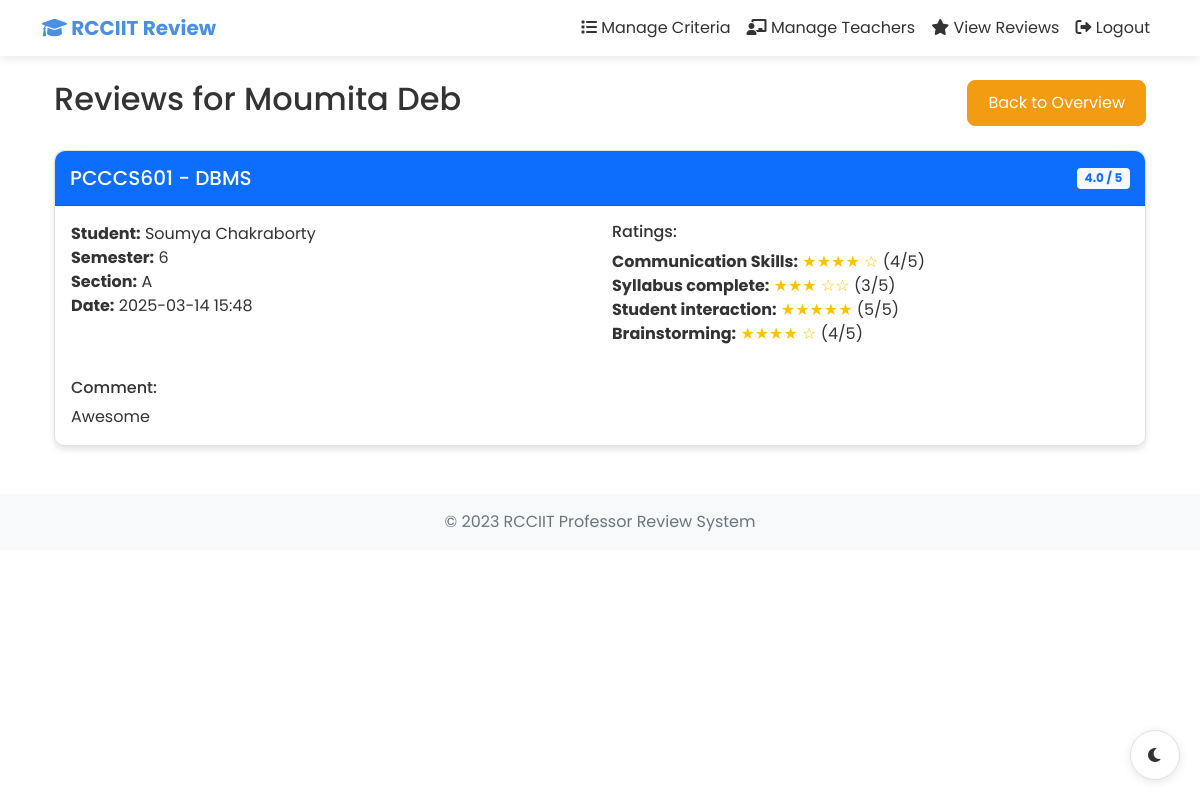
The app's page /hod/teacher-reviews/1 (signed in) with its own data.
### models.py (models this page shows, shortened)
class User(UserMixin, db.Model):
    id = db.Column(db.Integer, primary_key=True)
    email = db.Column(db.String(120), unique=True, nullable=False)
    password_hash = db.Column(db.String(128))
    name = db.Column(db.String(100), nullable=False)
    role = db.Column(db.String(20), nullable=False)  # 'student', 'teacher', 'hod'
    roll_number = db.Column(db.String(20), nullable=True)
    semester = db.Column(db.Integer, nullable=True)
    section = db.Column(db.String(1), nullable=True)
    reviews = db.relationship('Review', backref='student', lazy=True, foreign_keys='Review.student_id')

class Course(db.Model):
    id = db.Column(db.Integer, primary_key=True)
    name = db.Column(db.String(100), nullable=False)
    code = db.Column(db.String(20), nullable=False, unique=True)
    teachers = db.relationship('TeacherCourse', backref='course', lazy=True)

class Review(db.Model):
    id = db.Column(db.Integer, primary_key=True)
    student_id = db.Column(db.Integer, db.ForeignKey('user.id'), nullable=False)
    teacher_id = db.Column(db.Integer, db.ForeignKey('teacher.id'), nullable=False)
    course_id = db.Column(db.Integer, db.ForeignKey('course.id'), nullable=False)
    semester = db.Column(db.Integer, nullable=False)
    section = db.Column(db.String(1), nullable=False)
    comment = db.Column(db.Text, nullable=True)
    created_at = db.Column(db.DateTime, default=datetime.utcnow)
    ratings = db.relationship('Rating', backref='review', lazy=True)
    course = db.relationship('Course')
    __table_args__ = (
        db.UniqueConstraint('student_id', 'teacher_id', 'course_id', name='one_review_per_student_teacher_course'),
    )

class Rating(db.Model):
    id = db.Column(db.Integer, primary_key=True)
    review_id = db.Column(db.Integer, db.ForeignKey('review.id'), nullable=False)
    criterion_id = db.Column(db.Integer, db.ForeignKey('review_criterion.id'), nullable=False)
    value = db.Column(db.Integer, nullable=False)  # 1 to 5 stars
    __table_args__ = (
        db.UniqueConstraint('review_id', 'criterion_id', name='one_rating_per_criterion_per_review'),
    )

class ReviewCriterion(db.Model):
    id = db.Column(db.Integer, primary_key=True)
    name = db.Column(db.String(100), nullable=False)
    description = db.Column(db.Text, nullable=True)
    active = db.Column(db.Boolean, default=True)
    ratings = db.relationship('Rating', backref='criterion', lazy=True)

### app.py (the view)
@app.route('/hod/teacher-reviews/<int:teacher_id>')
@login_required
def teacher_reviews(teacher_id):
    if current_user.role != 'hod':
        abort(403)
    teacher = Teacher.query.get_or_404(teacher_id)
    reviews = Review.query.filter_by(teacher_id=teacher_id).order_by(Review.created_at.desc()).all()
    review_data = []
    for review in reviews:
        course = Course.query.get(review.course_id)
        student = User.query.get(review.student_id)
        ratings = Rating.query.filter_by(review_id=review.id).join(ReviewCriterion).all()
        avg_rating = sum(r.value for r in ratings) / len(ratings) if ratings else 0
        review_data.append({
            'review': review,
            'course': course,
            'student': student,
            'ratings': ratings,
            'average_rating': round(avg_rating, 2)
        })
    return render_template(
        'hod/teacher_reviews.html',
        teacher=teacher,
        review_data=review_data
    )

### app.py (called while the page is built)
@login_manager.user_loader
def load_user(user_id):
    return User.query.get(int(user_id))

### templates/hod/teacher_reviews.html (shortened to what this page needs)
{% extends "base.html" %}
{% block content %}
<div class="container mt-4">
    <div class="d-flex justify-content-between align-items-center mb-4">
        <h2>Reviews for {{ teacher.user.name }}</h2>
        <a href="{{ url_for('view_reviews') }}" class="btn btn-secondary">Back to Overview</a>
    </div>
    {% if not review_data %}
        <div class="alert alert-info">No reviews have been submitted for this teacher yet.</div>
    {% else %}
        {% for data in review_data %}
            <div class="card mb-4">
                <div class="card-header bg-primary text-white d-flex justify-content-between align-items-center">
                    <h5 class="mb-0">{{ data.course.code }} - {{ data.course.name }}</h5>
                    <span class="badge bg-light text-primary">{{ data.average_rating }} / 5</span>
                </div>
                <div class="card-body">
                    <div class="row">
                        <div class="col-md-6">
                            <p>
                                <strong>Student:</strong> {{ data.student.name }}<br>
                                <strong>Semester:</strong> {{ data.review.semester }}<br>
                                <strong>Section:</strong> {{ data.review.section }}<br>
                                <strong>Date:</strong> {{ data.review.created_at.strftime('%Y-%m-%d %H:%M') }}
                            </p>
                        </div>
                        <div class="col-md-6">
                            <h6>Ratings:</h6>
                            <ul class="list-unstyled">
                                {% for rating in data.ratings %}
                                    <li>
                                        <strong>{{ rating.criterion.name }}:</strong>
                                        <span class="text-warning">
                                            {% for _ in range(rating.value) %}★{% endfor %}
                                            {% for _ in range(5 - rating.value) %}☆{% endfor %}
                                        </span>
                                        ({{ rating.value }}/5)
                                    </li>
                                {% endfor %}
                            </ul>
                        </div>
                    </div>
                    {% if data.review.comment %}
                        <div class="mt-3">
                            <h6>Comment:</h6>
                            <p class="card-text">{{ data.review.comment }}</p>
                        </div>
                    {% endif %}
                </div>
            </div>
        {% endfor %}
    {% endif %}
</div>
{% endblock %}

### templates/base.html (shortened to what this page needs)
<!DOCTYPE html>
<html lang="en">
    <head>
        <link href="https://cdn.jsdelivr.net/npm/bootstrap@5.1.3/dist/css/bootstrap.min.css" rel="stylesheet">
        <link href="https://cdnjs.cloudflare.com/ajax/libs/font-awesome/6.0.0/css/all.min.css" rel="stylesheet">
        <link href="{{ url_for('static', filename='css/style.css') }}" rel="stylesheet">
    </head>
    <body>
        <nav class="navbar navbar-expand-lg navbar-light">
            <div class="container">
                <a class="navbar-brand" href="{{ url_for('dashboard') }}">
                    <i class="fas fa-graduation-cap"></i> RCCIIT Review
                </a>
                <div class="collapse navbar-collapse" id="navbarNav">
                    <ul class="navbar-nav ms-auto">
                        {% if current_user.is_authenticated %}
                            {% if current_user.role == 'hod' %}
                                <li class="nav-item">
                                    <a class="nav-link" href="{{ url_for('manage_criteria') }}">
                                        <i class="fas fa-list"></i> Manage Criteria
                                    </a>
                                </li>
                                <li class="nav-item">
                                    <a class="nav-link" href="{{ url_for('manage_teachers') }}">
                                        <i class="fas fa-chalkboard-teacher"></i> Manage Teachers
                                    </a>
                                </li>
                                <li class="nav-item">
                                    <a class="nav-link" href="{{ url_for('view_reviews') }}">
                                        <i class="fas fa-star"></i> View Reviews
                                    </a>
                                </li>
                            {% endif %}
                            <li class="nav-item">
                                <a class="nav-link" href="{{ url_for('logout') }}">
                                    <i class="fas fa-sign-out-alt"></i> Logout
                                </a>
                            </li>
                        {% endif %}
                    </ul>
                </div>
            </div>
        </nav>
        <div class="container mt-4">
            {% block content %}{% endblock %}
        </div>
        <footer class="footer mt-5 py-3 bg-light">
            <div class="container text-center">
                <span class="text-muted"
                    >© 2023 RCCIIT Professor Review System</span
                >
            </div>
        </footer>
    </body>
</html>

### static/css/style.css (style rules this page uses)
:root { --primary-color: #4a90e2; --secondary-color: #f39c12; --background-color: #ffffff; --text-color: #333333; --card-bg: #ffffff; --border-color: #e0e0e0; --shadow-color: rgba(0, 0, 0, 0.1); --success-color: #2ecc71; --danger-color: #e74c3c; --warning-color: #f1c40f; }
body { background-color: var(--background-color); color: var(--text-color); font-family: 'Poppins', sans-serif; transition: background-color 0.3s, color 0.3s; margin: 0; padding: 0; }
.navbar { background-color: var(--card-bg); box-shadow: 0 2px 10px var(--shadow-color); animation: slideIn 0.5s ease-out; }
.navbar-brand { font-weight: 700; color: var(--primary-color) !important; }
.nav-link { color: var(--text-color) !important; transition: color 0.3s; }
.card { background-color: var(--card-bg); border: 1px solid var(--border-color); border-radius: 10px; box-shadow: 0 4px 6px var(--shadow-color); transition: transform 0.3s, box-shadow 0.3s; animation: fadeIn 0.5s ease-out; margin-bottom: 20px; }
.card-header { background-color: var(--primary-color); color: white; border-radius: 10px 10px 0 0 !important; padding: 15px; }
.btn { border-radius: 8px; padding: 10px 20px; transition: transform 0.3s, box-shadow 0.3s; }
.btn-secondary { background-color: var(--secondary-color); border-color: var(--secondary-color); }

### records on screen
User: user.name "Moumita Deb"
Course: course.code "PCCCS601", course.name "DBMS"
User: student.name "Soumya Chakraborty"
Review: review.semester "6", review.section "A", review.created_at "2025-03-14 15:48", review.comment "Awesome"
Rating: criterion.name "Communication Skills", value "4"
Rating: criterion.name "Syllabus complete", value "3"
Rating: criterion.name "Student interaction", value "5"
Rating: criterion.name "Brainstorming", value "4"

### other values on screen
{{ data.average_rating }} "4.0"
